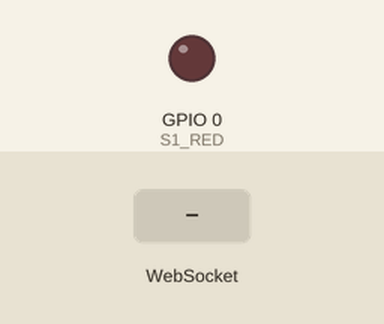
Simulated run of this program. Board: ESP8266 (Wemos D1 mini). On the bench: output pins drawn as LEDs (lit = HIGH). The test bench sets the inputs (shaded band). WiFi joins after 1.5 s; servers stay silent unless stated; what the program prints to the serial monitor is not drawn.

Above: at 6.7 s.
6.8 s: WebSocket text "5" received
At 7.7 s:
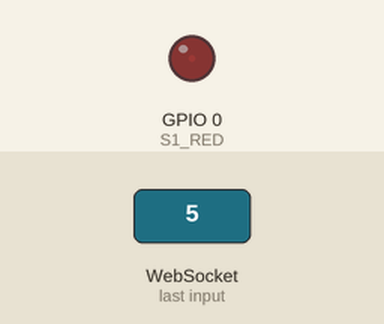
8.3 s: WebSocket text "90" received
At 9.5 s:
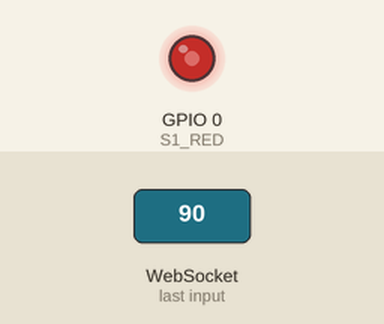
9.8 s: WebSocket text "200" received
At 11.2 s:
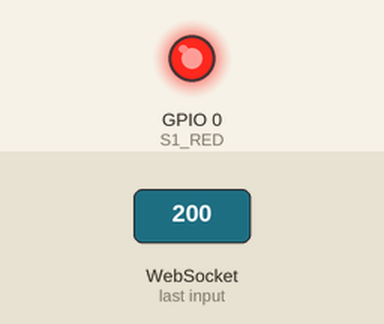
Timing chart, 0 to 12.8 s (numbered marks = the images above; inputs shaded):
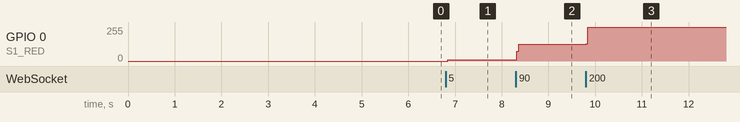

Measured:
- after the input at 6.8 s, GPIO 0 (S1_RED): 0/255 → 9/255 at once
- after the input at 8.3 s, GPIO 0 (S1_RED): 9/255 → 125/255 at once
- after the input at 9.8 s, GPIO 0 (S1_RED): 125/255 → 253/255 at once

The program:

main.cpp
```cpp
/*
 * WebSocketServer_LEDcontrol.ino
 *
 *  Created on: 26.11.2015
 *
 */

void updateLEDs();

#include <Arduino.h>

// #include <ESP8266WiFi.h>
#include <WebSocketsServer.h>
#include <ESP8266WebServer.h>
#include <ESP8266mDNS.h>
#include <Hash.h>

#define S1_RED 0
#define S1_GREEN 0
#define S1_BLUE 0

#define S2_RED 0
#define S2_GREEN 0
#define S2_BLUE 0

#define USE_SERIAL Serial

IPAddress staticIP(192,168,44,1);
IPAddress gateway(192,168,1,9);
IPAddress subnet(255,255,255,0);

ESP8266WebServer server(80);
WebSocketsServer webSocket = WebSocketsServer(81);

uint32_t strip1[3], strip2[3];

void webSocketEvent(uint8_t num, WStype_t type, uint8_t * payload, size_t length) {
    switch(type) {
        case WStype_DISCONNECTED:
            USE_SERIAL.printf("[%u] Disconnected!\n", num);
            break;
        case WStype_CONNECTED: {
            IPAddress ip = webSocket.remoteIP(num);
            USE_SERIAL.printf("[%u] Connected from %d.%d.%d.%d url: %s\n", num, ip[0], ip[1], ip[2], ip[3], payload);

            // send message to client
            webSocket.sendTXT(num, "Connected");
        }
            break;
        case WStype_TEXT:
            // USE_SERIAL.printf("[%u] get Text: %s\n", num, payload);

            int16_t angle = strtol((const char *) &payload[0], NULL, 10);
            angle += 180;
            // USE_SERIAL.println(angle);
            if(angle <= 180) {
                strip1[2] = (angle*255)/180;
                strip1[0] = 255-strip1[2];

                // Strip 2 is just the opposite of strip 1
                strip2[0] = strip1[2];
                strip2[2] = strip1[0];
            } else {
                angle -= 180;
                strip1[0] = (angle*255)/180;
                strip1[2] = 255-strip1[2];

                // Strip 2 is just the opposite of strip 1
                strip2[0] = strip1[2];
                strip2[2] = strip1[0];
            }
            break;
    }

}

void setup() {
    //USE_SERIAL.begin(921600);
    USE_SERIAL.begin(115200);

    //USE_SERIAL.setDebugOutput(true);

    USE_SERIAL.println();
    USE_SERIAL.println();
    USE_SERIAL.println();

    for(uint8_t t = 4; t > 0; t--) {
        USE_SERIAL.printf("[SETUP] BOOT WAIT %d...\n", t);
        USE_SERIAL.flush();
        delay(1000);
    }

    pinMode(S1_RED, OUTPUT);
    pinMode(S1_GREEN, OUTPUT);
    pinMode(S1_BLUE, OUTPUT);

    pinMode(S2_RED, OUTPUT);
    pinMode(S2_GREEN, OUTPUT);
    pinMode(S2_BLUE, OUTPUT);

    WiFi.config(staticIP, gateway, subnet);
    WiFi.begin("8Hz WAN IP");
    while(WiFi.status() != WL_CONNECTED) {
        delay(100);
    }

    Serial.println(WiFi.localIP());

    // start webSocket server
    webSocket.begin();
    webSocket.onEvent(webSocketEvent);

    if(MDNS.begin("esp8266")) {
        USE_SERIAL.println("MDNS responder started");
    }

    // handle index
    server.on("/", []() {
        // send index.html
        server.send(200, "text/html", "<html><head><script>var connection = new WebSocket('ws://'+location.hostname+':81/', ['arduino']);connection.onopen = function () {  connection.send('Connect ' + new Date()); }; connection.onerror = function (error) {    console.log('WebSocket Error ', error);};connection.onmessage = function (e) {  console.log('Server: ', e.data);};function sendRGB() {  var r = parseInt(document.getElementById('r').value).toString(16);  var g = parseInt(document.getElementById('g').value).toString(16);  var b = parseInt(document.getElementById('b').value).toString(16);  if(r.length < 2) { r = '0' + r; }   if(g.length < 2) { g = '0' + g; }   if(b.length < 2) { b = '0' + b; }   var rgb = '#'+r+g+b;    console.log('RGB: ' + rgb); connection.send(rgb); }</script></head><body>LED Control:<br/><br/>R: <input id=\"r\" type=\"range\" min=\"0\" max=\"255\" step=\"1\" oninput=\"sendRGB();\" /><br/>G: <input id=\"g\" type=\"range\" min=\"0\" max=\"255\" step=\"1\" oninput=\"sendRGB();\" /><br/>B: <input id=\"b\" type=\"range\" min=\"0\" max=\"255\" step=\"1\" oninput=\"sendRGB();\" /><br/></body></html>");
    });

    server.begin();

    // Add service to MDNS
    MDNS.addService("http", "tcp", 80);
    MDNS.addService("ws", "tcp", 81);
}

void loop() {
    webSocket.loop();
    server.handleClient();
    updateLEDs();
}

void updateLEDs() {
    analogWrite(S1_RED, strip1[0]);
    analogWrite(S1_GREEN, strip1[1]);
    analogWrite(S1_BLUE, strip1[2]);

    analogWrite(S2_RED, strip2[0]);
    analogWrite(S2_GREEN, strip2[1]);
    analogWrite(S2_BLUE, strip2[2]);

    Serial.print("S1 R:");
    Serial.print(strip1[0]);
    Serial.print(" B:");
    Serial.println(strip1[2]);


    Serial.print("S2 R:");
    Serial.print(strip2[0]);
    Serial.print(" B:");
    Serial.println(strip2[2]);
}
```
